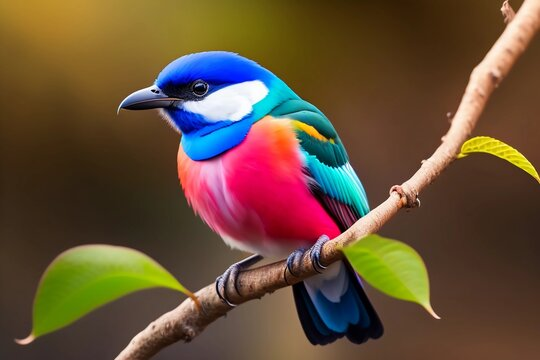
#> input picture data/bird.jpg, 540 x 360 px
$ python color_spaces.py
#> lines starting #> are read from the running program, lines starting #| are printed output that depends on the picture
import os
import cv2

path = "data"
image_path = os.path.join(path, 'bird.jpg')

img = cv2.imread(image_path)
#> img is the input picture: shape (360, 540, 3); mean B, G, R 56.7, 79.7, 102.9

img_gray = cv2.cvtColor(img, cv2.COLOR_BGR2GRAY)
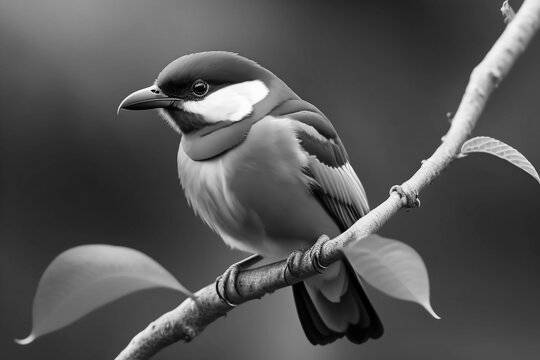
#> img_gray: shape (360, 540); min 0, max 255, mean 84
img_rgb = cv2.cvtColor(img, cv2.COLOR_BGR2RGB)
img_hsv = cv2.cvtColor(img, cv2.COLOR_BGR2HSV)
#> img_hsv: shape (360, 540, 3); mean H, S, V 36.4, 158.3, 115.1

cv2.imshow('img', img)
cv2.imshow('img_gray', img_gray)
cv2.imshow('img_hsv', img_hsv)
cv2.imshow('img_rgb', img_rgb)
cv2.waitKey(0)

$ run again, with data/bear.jpg copied over data/bird.jpg
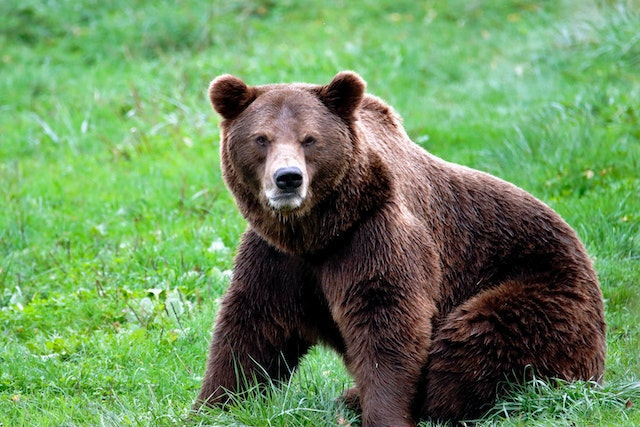
#> input picture data/bear.jpg, 640 x 427 px
#> img is the input picture: shape (427, 640, 3); mean B, G, R 91.8, 141.6, 106.1
#> `img_gray = cv2.cvtColor(img, cv2.COLOR_BGR2GRAY)`:
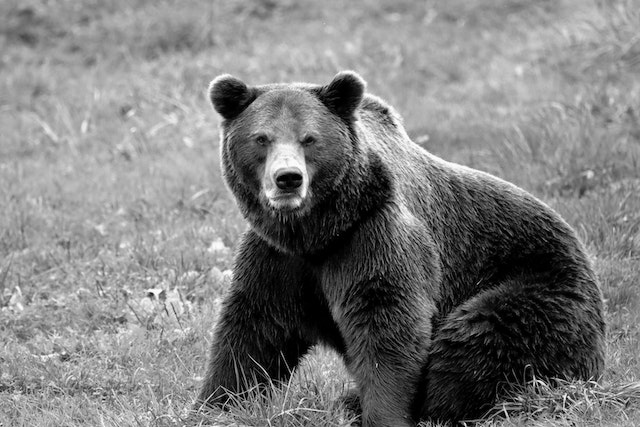
#> img_gray: shape (427, 640); min 0, max 255, mean 125.3
#> img_hsv: shape (427, 640, 3); mean H, S, V 59.7, 107.8, 147.9

$ run again, with data/ferret.jpg copied over data/bird.jpg
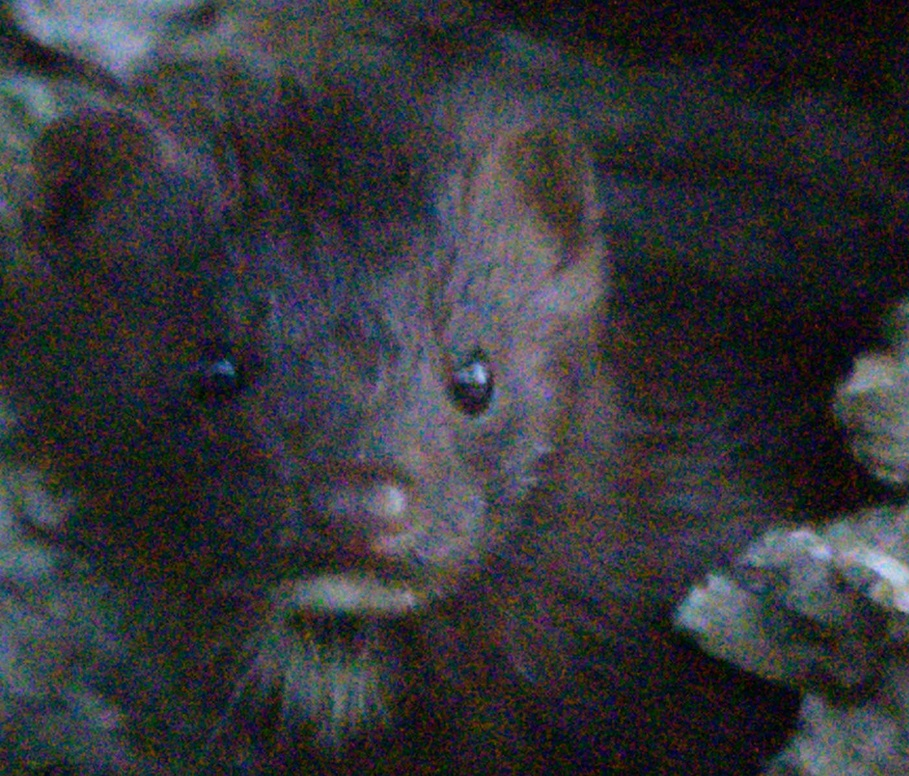
#> input picture data/ferret.jpg, 909 x 776 px, shrunk from 1402 x 1196 before the run
#> img is the input picture: shape (776, 909, 3); mean B, G, R 57.6, 53.2, 52.8
#> `img_gray = cv2.cvtColor(img, cv2.COLOR_BGR2GRAY)`:
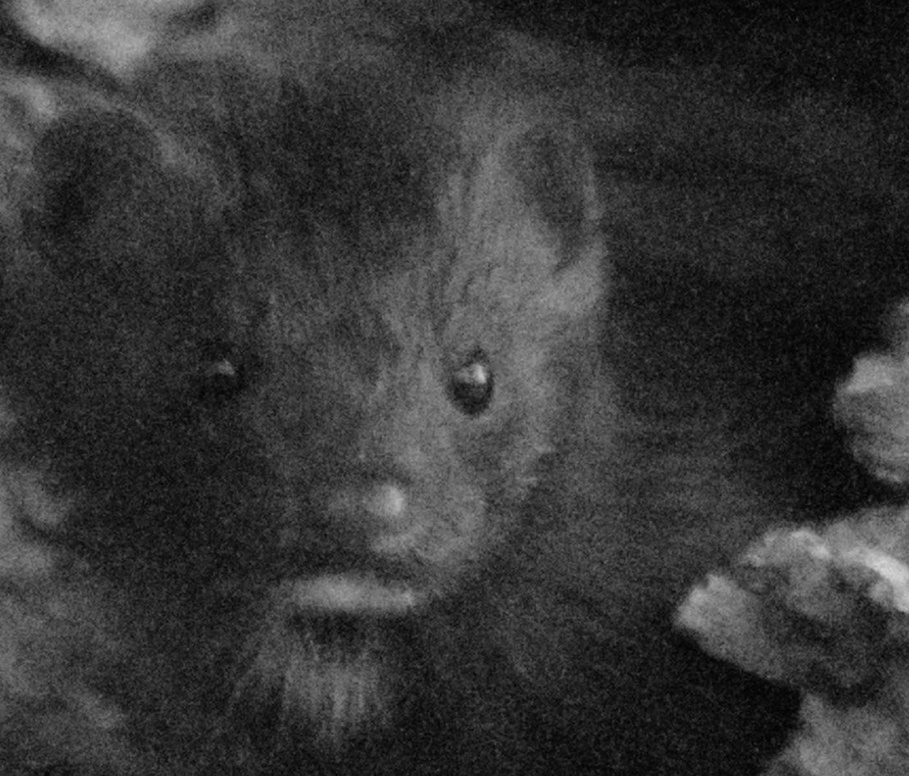
#> img_gray: shape (776, 909); min 0, max 216, mean 53.6
#> img_hsv: shape (776, 909, 3); mean H, S, V 92.7, 111.4, 67.6
